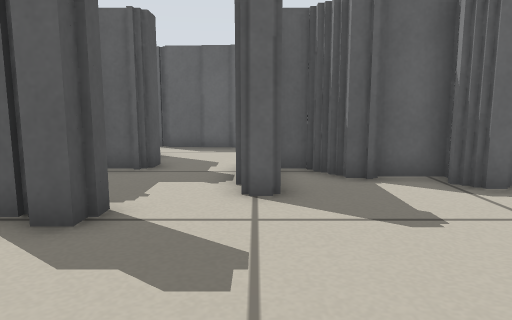
View 1 (above)

24 first-person views from a walk through a robot-simulator world made for Stage. The camera is 0.39 m above the floor, tilts 8° down and sees 70° across. Floor lines are 1 m apart. The floor is counted in squares, 0.25 m on a side. Each view is taken from the middle of a square. On the plan, view 1 faces up. The plan holds only what a view shows up to about 16 squares ahead; the rest is blank. The place goes on beyond the plan. The robots in the file are not drawn.

View 2
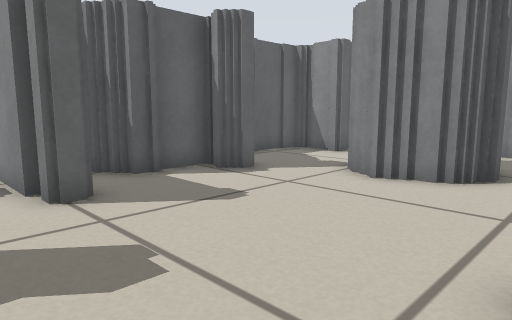

View 3
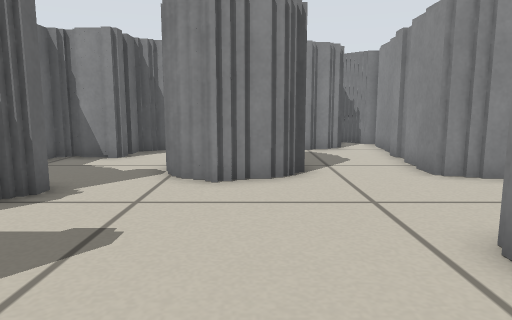

View 4
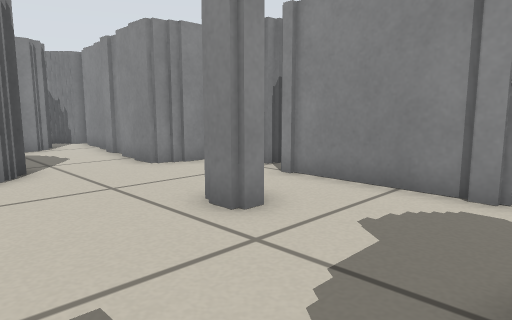

View 5
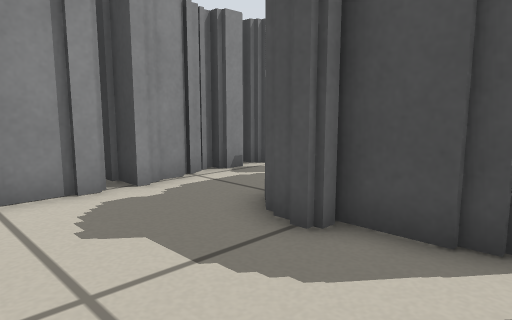

View 6
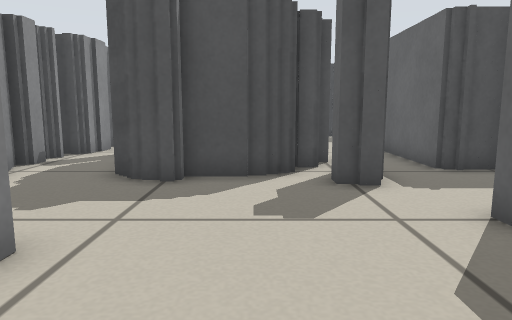

View 7
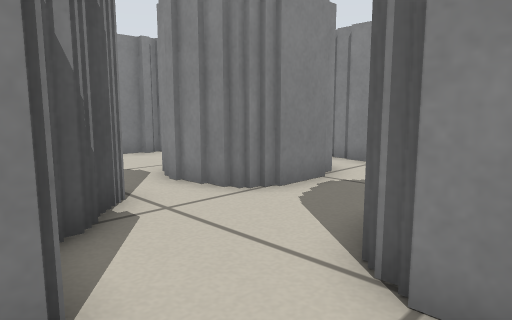

View 8
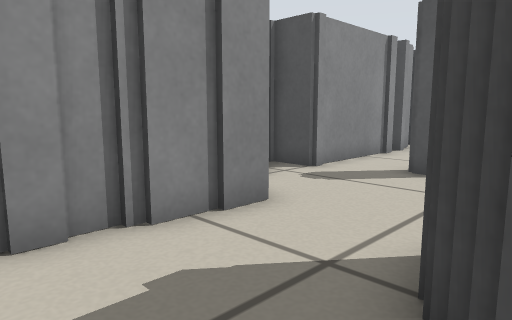

View 9
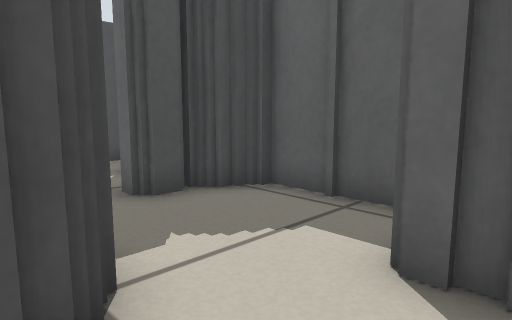

View 10
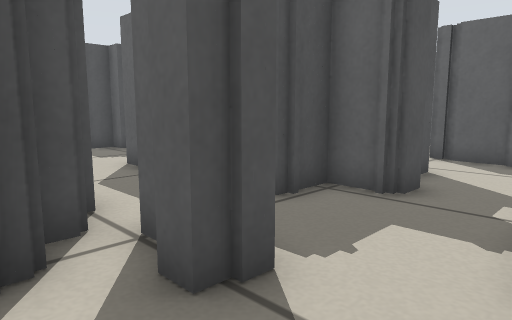

View 11
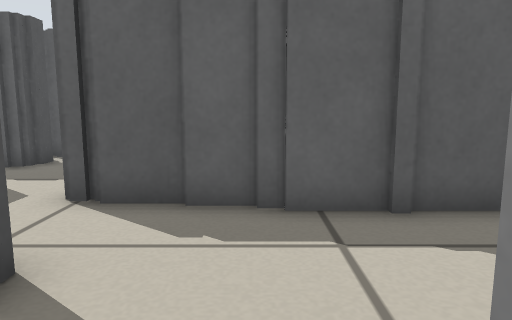

View 12
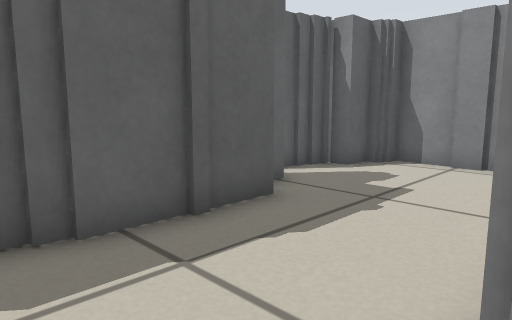

View 13
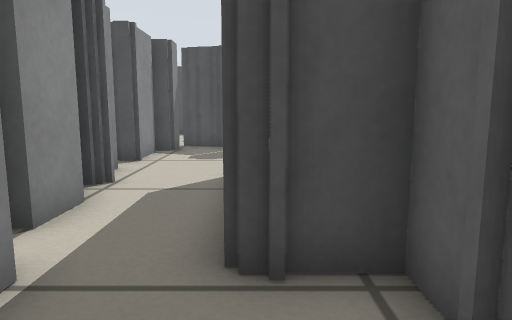

View 14
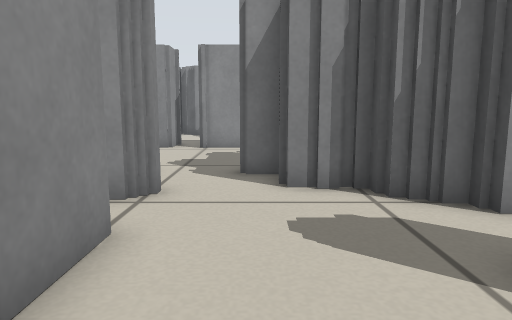

View 15
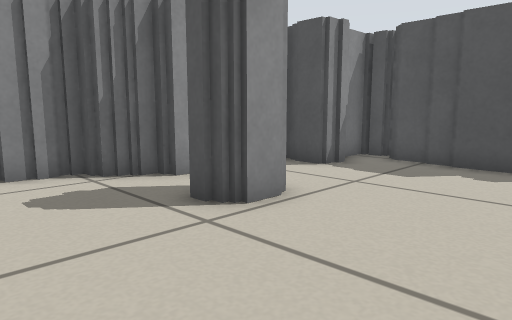

View 16
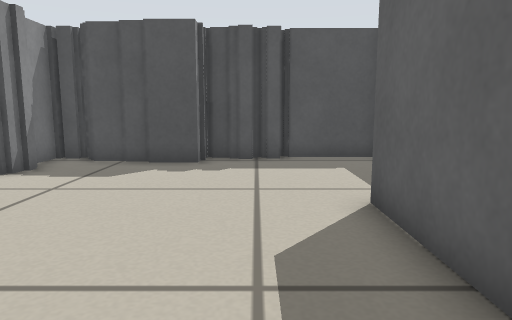

View 17
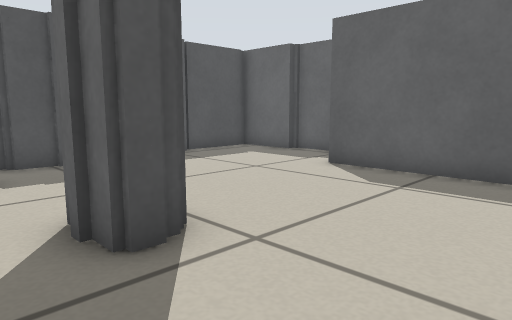

View 18
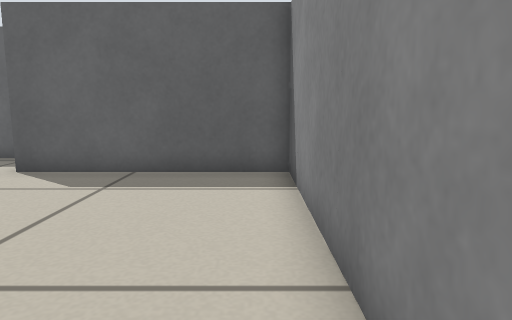

View 19
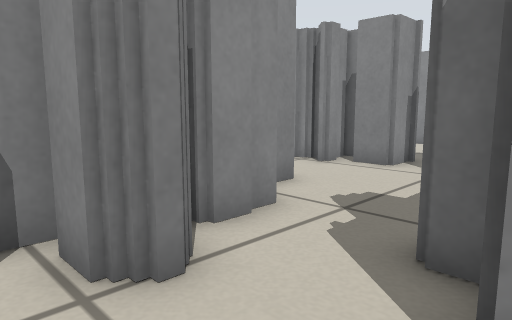

View 20
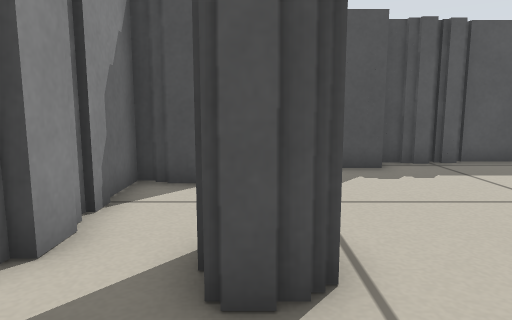

View 21
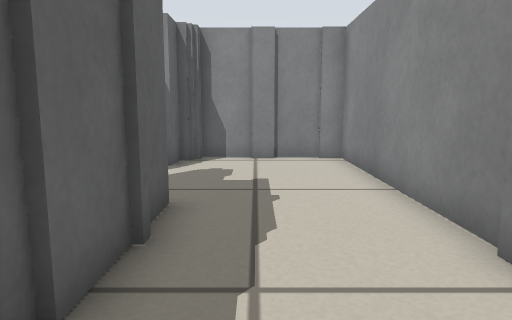

View 22
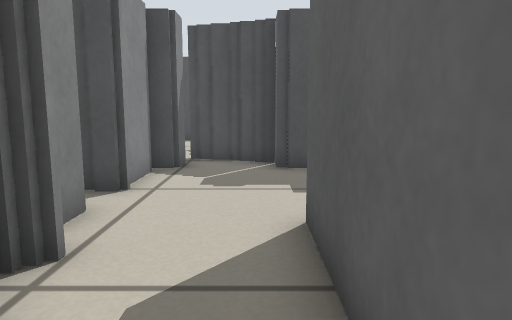

View 23
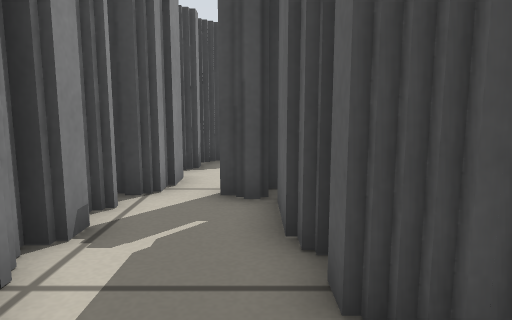

View 24
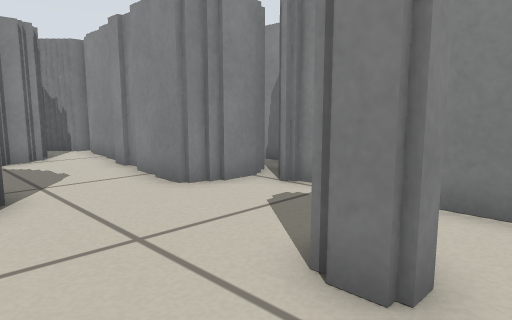

### Floor plan
Key: @ floor where view 1 was taken; # wall or solid block; . floor.
Columns run from 25 left of view 1 to 15 right of it. Each row starts with its distance up from view 1.
 25 #####
 24 #.....
 23 #.....########
 22 #............#
 21 #............#
 20 #............#   ##
 19 ##...........#   ##.
 18  #...........#    ..
 17  #.....##....#     ..
 16 ##.....##....#     ..        ####
 15 ####.........#      .#########..###
 14    #.###.....#      .....####.....#
 13    ######....###      ............#
 12         ###..##       #...........#
 11           ##..#       #.......... #
 10           ##..#      ##..##########
  9           ##..##     ##..#######.###
  8          ## ...#######...#.####....#
  7          #...............#...##....###
  6          #...........##..............##
  5          ##.....#######........###....#
  4           ########  ##.........# ##...#
  3                      ##........# ##..##
  2                       #........###...#
  1                       #..............#
  0                    ####..@.#.........##
 -1                  ###............### ....#
 -2                  #.............## #######
 -3                  ##.#########.##
 -4                  ####  #    ###

Where each view was taken, in squares from view 1:
view 1: 0 up, 0 right, facing up
view 2: 0 up, 2 left, facing up-right
view 3: 3 up, 2 left, facing right
view 4: 4 up, 3 left, facing down-right
view 5: 4 up, 1 right, facing down-left
view 6: 3 up, 5 right, facing left
view 7: 8 up, 7 right, facing down-right
view 8: 3 up, 11 right, facing down-left
view 9: 4 up, 11 right, facing up-left
view 10: 3 up, 0 right, facing up-left
view 11: 9 up, 1 left, facing up
view 12: 10 up, 2 left, facing up-right
view 13: 8 up, 1 left, facing left
view 14: 19 up, 14 left, facing down
view 15: 21 up, 13 left, facing down-left
view 16: 21 up, 13 left, facing left
view 17: 14 up, 13 left, facing up-left
view 18: 14 up, 13 left, facing up
view 19: 14 up, 15 left, facing down-right
view 20: 16 up, 14 left, facing left
view 21: 13 up, 3 left, facing right
view 22: 7 up, 5 left, facing left
view 23: 1 down, 1 left, facing left
view 24: 3 up, 0 right, facing down-right
